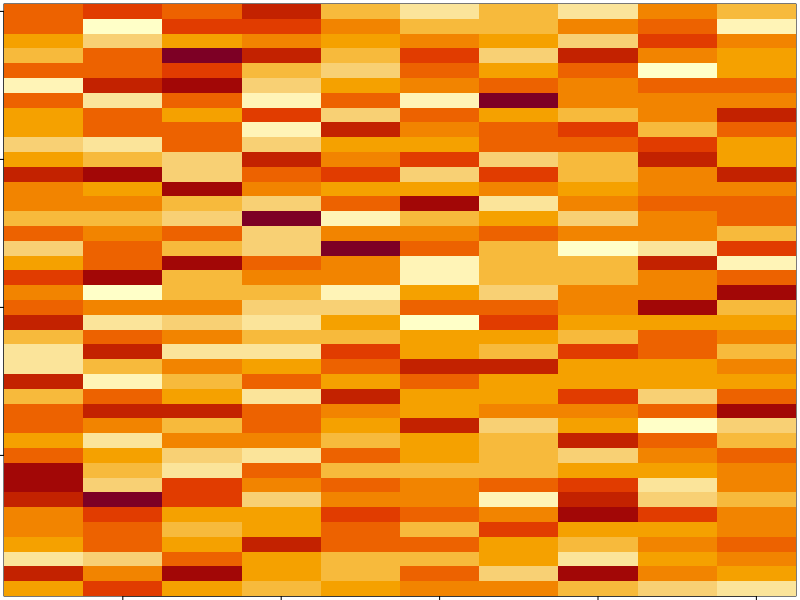
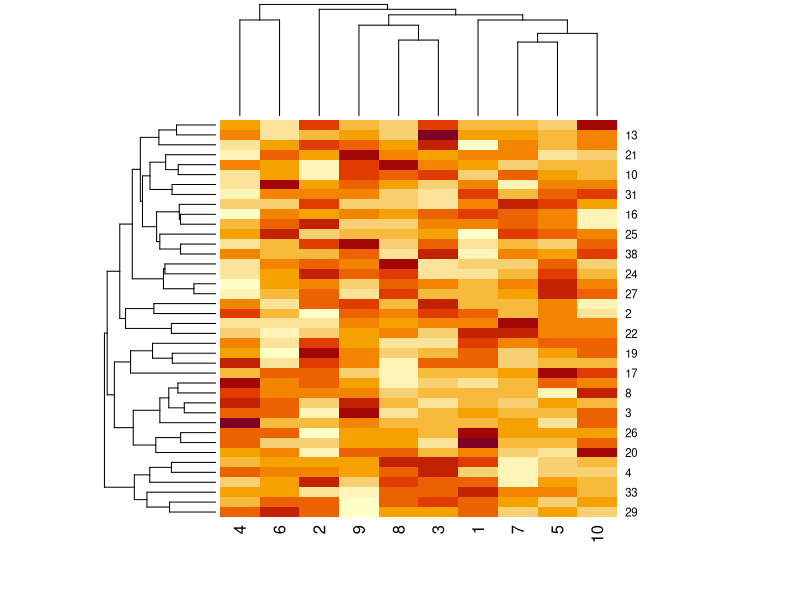

Reproduce these figures in R, in order.
# creating a matrix data with random numbers
# and plotting the matrix using the image() function
# you will see there, it does not have a real pattern in the plot.
set.seed(12345)
help(par)
# par can be used to set or query graphical parameters.
# Parameters can be set by specifying them as arguments 
# to par in tag = value form, or by passing them as a list of tagged values.
par(mar = rep(0.2,4))
data_Matrix <-matrix(rnorm(400), nrow = 40)
image(1:10, 1:40, t(data_Matrix)[,nrow(data_Matrix):1])
# now we can run a hierarchical cluster analysis on the dataset 
# we will use the heatmap() function that is available in R
help("heatmap") # read the documentation for # the heatmap() function that is available in #RStudio 
#Read the documentation for rep()
 help(rep)
par(mar=rep(0.2,4))
heatmap(data_Matrix)
# When we run the heatmap() here, we get the dendrograms printed on the both columns and the rows and still there is no real immerging pattern that is interesting to us, 
#it is because there is no real interesting pattern underlying in the data we generated.
help("rbinom") 
set.seed(678910)
for(i in 1:40){
  # flipping a coin and getting the data
  coin_Flip <- rbinom(1, size = 1, prob = 0.5)
  # if the coin is "Heads", add a common pattern to that row,
  if(coin_Flip){
    data_Matrix[i, ] <- data_Matrix[i, ] + rep(c(0,3), each =5)
  }
}
